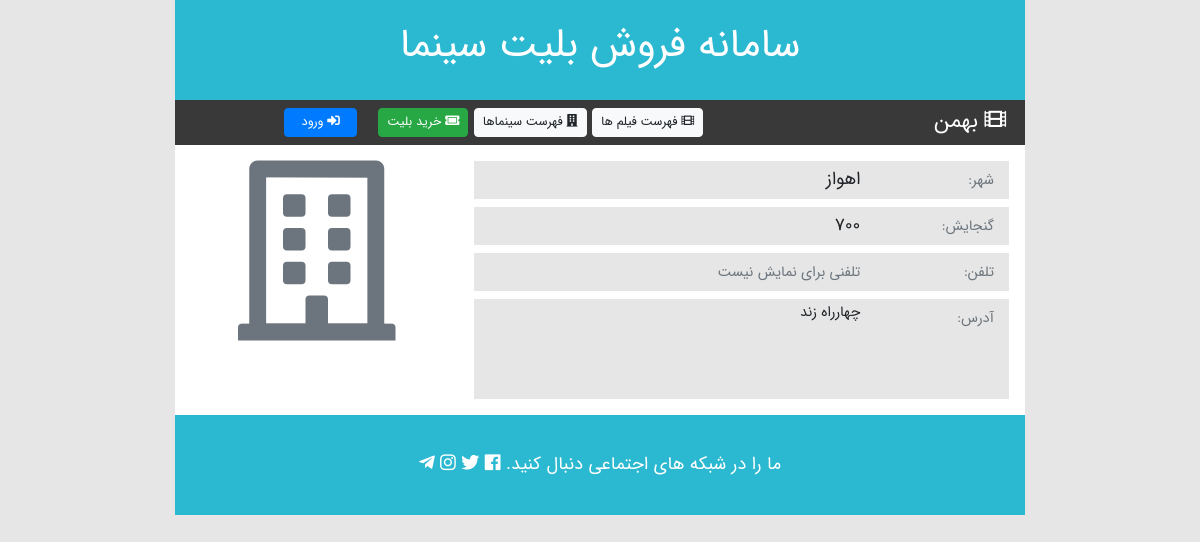
Page /ticketing/cinema/details/101 on the committed database.
### ticketing/models.py (models this page shows, shortened)
class Cinema (models.Model):
    class Meta:
        verbose_name = 'سینما'
        verbose_name_plural = 'سینما'
    cinema_id = models.IntegerField('کد سینما', primary_key=True)
    name = models.CharField('نام', max_length=50)
    city = models.CharField('شهر', max_length=30, default='اهواز')
    capacity = models.IntegerField('گنجایش')
    phone = models.CharField(
        'شماره تلفن', max_length=20, null=True, blank=True)
    address = models.TextField('آدرس')
    image = models.ImageField(
        '', upload_to='cinema_images/', null=True, blank=True)

### ticketing/views.py (the view)
def cinema_details(request, cinema_id):
    cinema = get_object_or_404(Cinema, pk=cinema_id)
    context = {
        'cinema': cinema
    }
    return render(request, 'ticketing/cinema_details.html', context)

### ticketing/templates/ticketing/cinema_details.html (shortened to what this page needs)
{% extends "ticketing/base_page.html" %}
{% load static %}
{% block toolbar_title %}
    <i class="fas fa-film"></i>
    {{ cinema.name }}
{% endblock %}
{% block main_content %}
<div class="row py-3">
    <div class="col-8 item-details">
        <div class="row px-3">
            <div class="col-3">
                <small class="text-muted">
                    شهر:
                </small>
            </div>
            <div class="col-9">
                {{ cinema.city }}
            </div>
            <div class="col-3">
                <small class="text-muted">
                    گنجایش:
                </small>
            </div>
            <div class="col-9">
                {{ cinema.capacity }}
            </div>
            <div class="col-3">
                <small class="text-muted">
                    تلفن:
                </small>
            </div>
            {% if cinema.phone == None %}
            <div class="col-9">
                <small class="text-muted">
                    تلفنی برای نمایش نیست
                </small>
            </div>
            {% else %}
            <div class="col-9">
                {{ cinema.phone }}
            </div>
            {% endif %}
            <div class="col-3">
                <small class="text-muted">
                    آدرس:
                </small>
            </div>
            <div class="col-9 item-text-box">
                {{ cinema.address}}
            </div>
        </div>
    </div>
    <div class="col-4 text-center">
        {% if cinema.image %}
            <img src="{{ cinema.image.url }}" alt="{{ cinema.name }}" class="item-image">
        {% else %}
            <i class="far fa-10x fa-building text-muted"></i>
        {% endif %}
    </div>
</div>
{% endblock %}

### ticketing/static/ticketing/css/style.css (style rules this page uses)
body { direction: rtl; text-align: right; font-family: IRANSansWeb; font-size: 18px !important; margin: 0; background-color: #e6e6e6; }
.item-details>div.row>div { line-height: 2em; background-color: #e6e6e6; }
.item-text-box { font-size: 0.8em; min-height: 100px; background-color: #e6e6e6; text-align: justify; }

### rows in the picture
Cinema: name "بهمن", city "اهواز", capacity "700", address "چهارراه زند"
